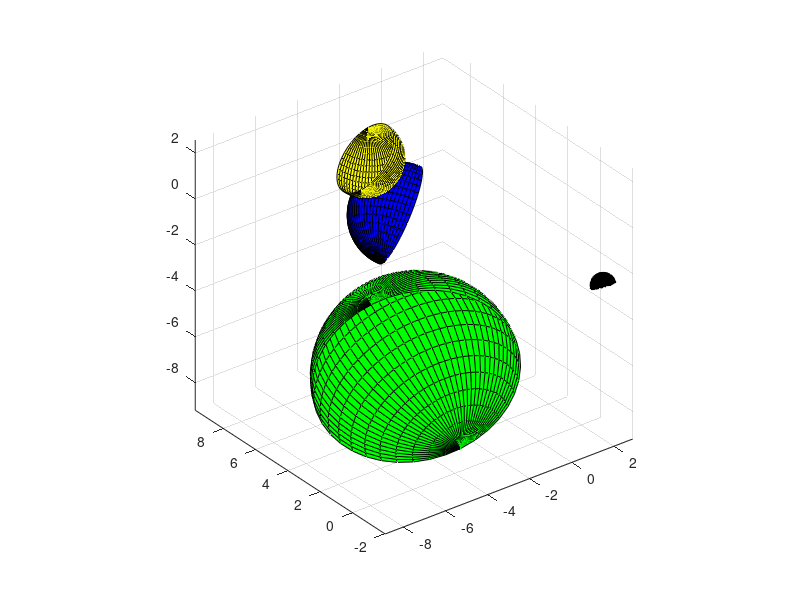

This figure's MATLAB source:
%Aufgabe 3
clear all
hold off

%Definition der Winkel
phi = 0:pi/20:2*pi;         %Elevationswinkel
theta = 0:pi/20:pi;         %Azimutwinkel

[U,V] = meshgrid(phi,theta);

%Halbkugel 1
X1 =3 + sin(V).*cos(U./2);
Y1 =3 +  sin(V).*sin(U./2);
Z1 =3 +  cos(V);

%Halbkugel 2
X2 = 1 + 2.*(sin(V).*cos(U./2));
Y2 = 5 + 2.*(sin(V).*sin(U./2));
Z2 = 0 + 2.*cos(V);

%Halbkugel 3
X3 = 2 + 0.5.*(sin(V).*cos(U./2));
Y3 = 2 + 0.5.*(sin(V).*sin(U./2));
Z3 = 2 + 0.5.*cos(V);

%Halbkugel 4
X4 = 0 + 1.5.*(sin(V).*cos(U./2));
Y4 = -2 + 1.5.*(sin(V).*sin(U./2));
Z4 = -2 + 1.5.*cos(V);

%Halbkugel 5
X5 = -4 + 4.*(sin(V).*cos(U./2));
Y5 = 0 + 4.*(sin(V).*sin(U./2));
Z5 = -4 + 4.*cos(V);

%Plot der Halbkugeln
figure(1)
h = surf(X1,Y1,Z1,'FaceColor','red'),hold on;
i = surf(X2,Y2,Z2,'FaceColor','blue'),hold on;
j = surf(X3,Y3,Z3,'FaceColor','black'),hold on;
k = surf(X4,Y4,Z4,'FaceColor','yellow'),hold on; 
l = surf(X5,Y5,Z5,'FaceColor','green'),hold on; 

%Rotation der Halbkugeln
rotate(h,[1 1 0],165)
rotate(i,[0 1 1],81)
rotate(j,[1 0 0],63)
rotate(k,[1 0 1],255)
rotate(l,[0 1 1],321)

%Anpassen der Achsen
axis equal


